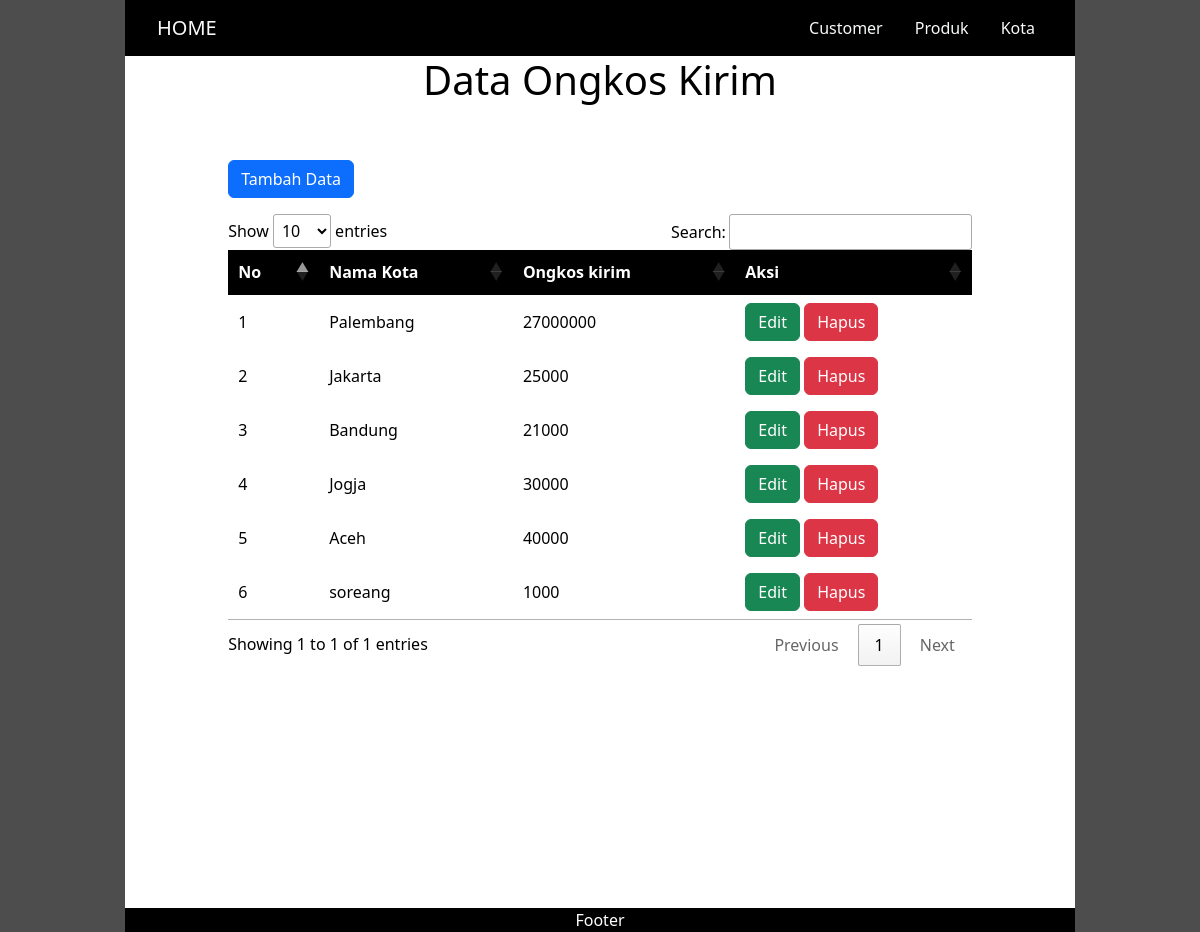
The page /kota/kota.php on the database its author committed.
### tables this page shows
CREATE TABLE `kota` (
  `id_kota` int(11) NOT NULL,
  `nama_kota` varchar(100) DEFAULT NULL,
  `ongkos_kirim` int(11) DEFAULT NULL
);

### kota/kota.php (the view, shortened to what this page needs)
<?php
include "../koneksi.php";
$query = mysqli_query($conn,"SELECT * FROM kota");
?>
<!DOCTYPE html>
<html lang="en">
<head>
    <link rel="stylesheet" href="https://cdn.datatables.net/1.13.7/css/jquery.dataTables.css"/>
    <link rel="stylesheet" type="text/css" href="../style.css">
    <link href="https://cdn.jsdelivr.net/npm/bootstrap@5.3.2/dist/css/bootstrap.min.css" rel="stylesheet">
</head>
<body style="background-color: rgb(77, 77, 77);">
    <div class="container" style="color: white;">
        <div class="row">
          <div class="col-md-10 mx-auto" style="background-color: rgb(0, 0, 0);">
            <div class="row">
              <div class="col-md-12">
                <nav class="navbar">
                  <div class="container-fluid">
                    <a class="navbar-brand link-light ms-2" href="../index.php">
                      HOME
                    </a>
                    <ul class="nav justify-content-end ">
                      <li class="nav-item">
                        <a class="nav-link link-light" href="../kustomer/kustomer.php">Customer</a>
                      </li>
                      <li class="nav-item">
                        <a class="nav-link link-light" href="../produk/produk.php">Produk</a>
                      </li>
                      <li class="nav-item">
                        <a class="nav-link link-light" href="kota.php">Kota</a>
                      </li>
                    </ul>
                  </div>
                </nav>
              </div>
            </div>
            <div class="row tabel">
                <h1 align="center"> Data Ongkos Kirim</h1>
                <div class="col-md-10 mx-auto my-5 px-4 tabel-kota" style="height: 700px;">
                    <a class="btn btn-primary mb-3" href="tambah_kota.php" role="button">Tambah Data</a>
                    <table id="data">
                        <thead>
                            <tr style="background-color: rgb(0, 0, 0); color: white; padding: 50px; text-align: center;">
                                <th>No </th>
                                <th>Nama Kota </th>
                                <th>Ongkos kirim </th>
                                <th>Aksi</th>
                            </tr>
                        </thead>
                        <?php
                        $no = 1;
                        while($data = mysqli_fetch_array($query)) {
                        ?>
                        <tbody>
                            <tr>
                                <td><?php echo $no;?></td>
                                <td><?php echo $data['nama_kota']; ?></td>
                                <td><?php echo $data['ongkos_kirim']; ?></td>
                                <td>
                                  <a class="btn btn-success" href="edit_kota.php?id_kota=<?php echo $data["id_kota"]; ?>">Edit</a>
                                  <a onclick="return confirm('Yakin Hapus?');" class="btn btn-danger" href="hapus.php?id_kota=<?php echo $data["id_kota"]; ?>">Hapus</a>
                                </td>
                            </tr>
                        </tbody>
                        <?php $no++; } ?>
                    </table>
                </div>
            </div>
            <div class="row">
              <div class="col-12 text-center">Footer</div>
            </div>
          </div>
        </div>
    </div>
</body>
</html>

### style.css (style rules this page uses)
.tabel { background-color: white; color: black; }

### rows shown on the page
kota: nama_kota "Palembang", ongkos_kirim "27000000"
kota: nama_kota "Jakarta", ongkos_kirim "25000"
kota: nama_kota "Bandung", ongkos_kirim "21000"
kota: nama_kota "Jogja", ongkos_kirim "30000"
kota: nama_kota "Aceh", ongkos_kirim "40000"
kota: nama_kota "soreang", ongkos_kirim "1000"
